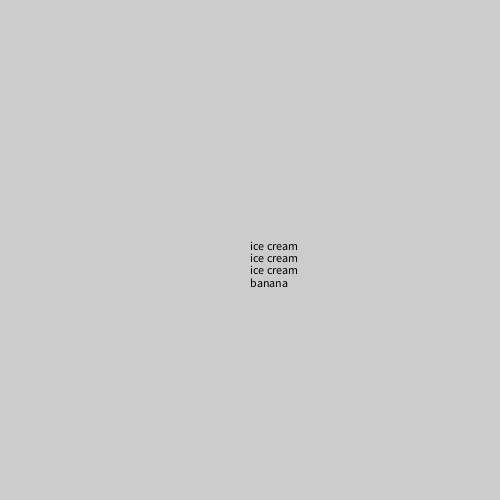
Frame 1 (no input)
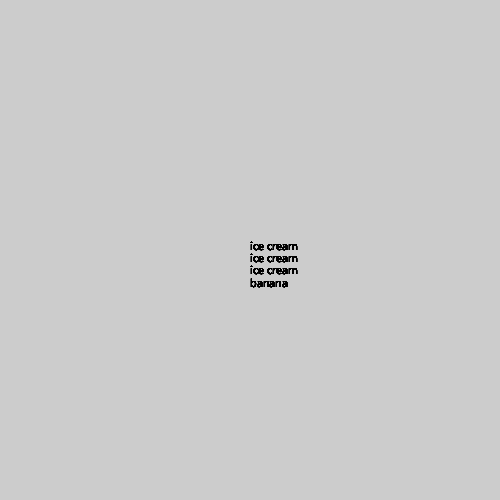
Frame 60 (the mouse pressed at the canvas centre just before this capture)
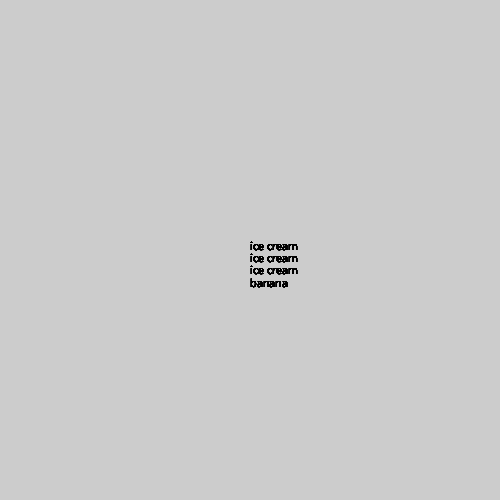
Frame 120 (the mouse held since frame 60 and released just before this capture)

The Processing sketch that drew these frames (run headless with seeded random() and noise(); from frame 60 on, the mouse is pressed at the canvas centre):

// Processing sketch: banana_split
// ── banana_split.pde
void setup() {
size (500,500);
}

void draw() {
  fill (#000000);
 int pos = 250;
 int count = 0;
 for (count = 0; count < 3; count ++) {
   text ("ice cream", 250, pos);
   pos += 12;
 }
   text ("banana", 250, 287);
}
